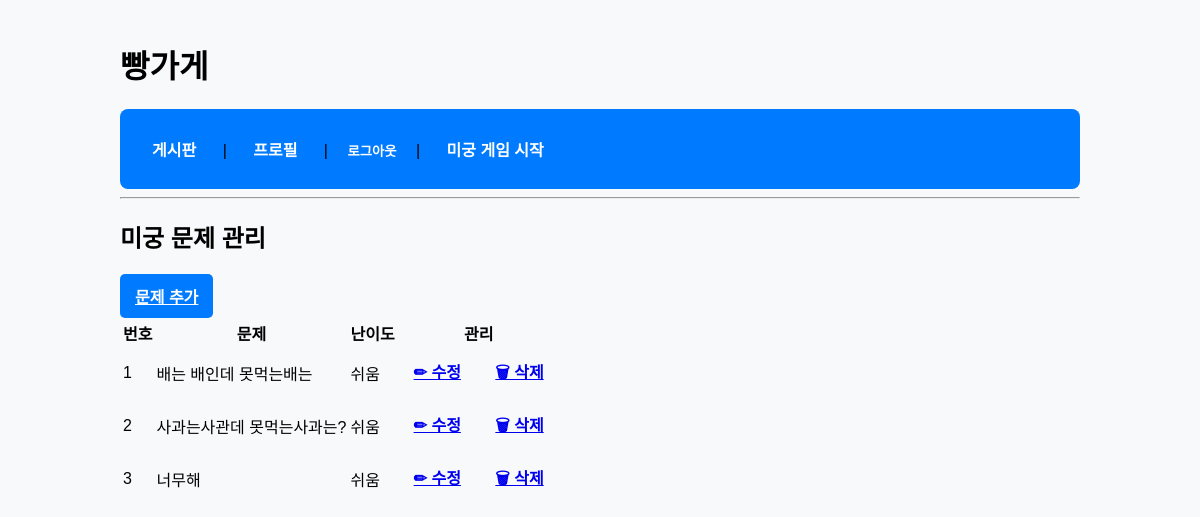
/maze/questions/manage/ (signed in), run on an earlier commit of the app's database.
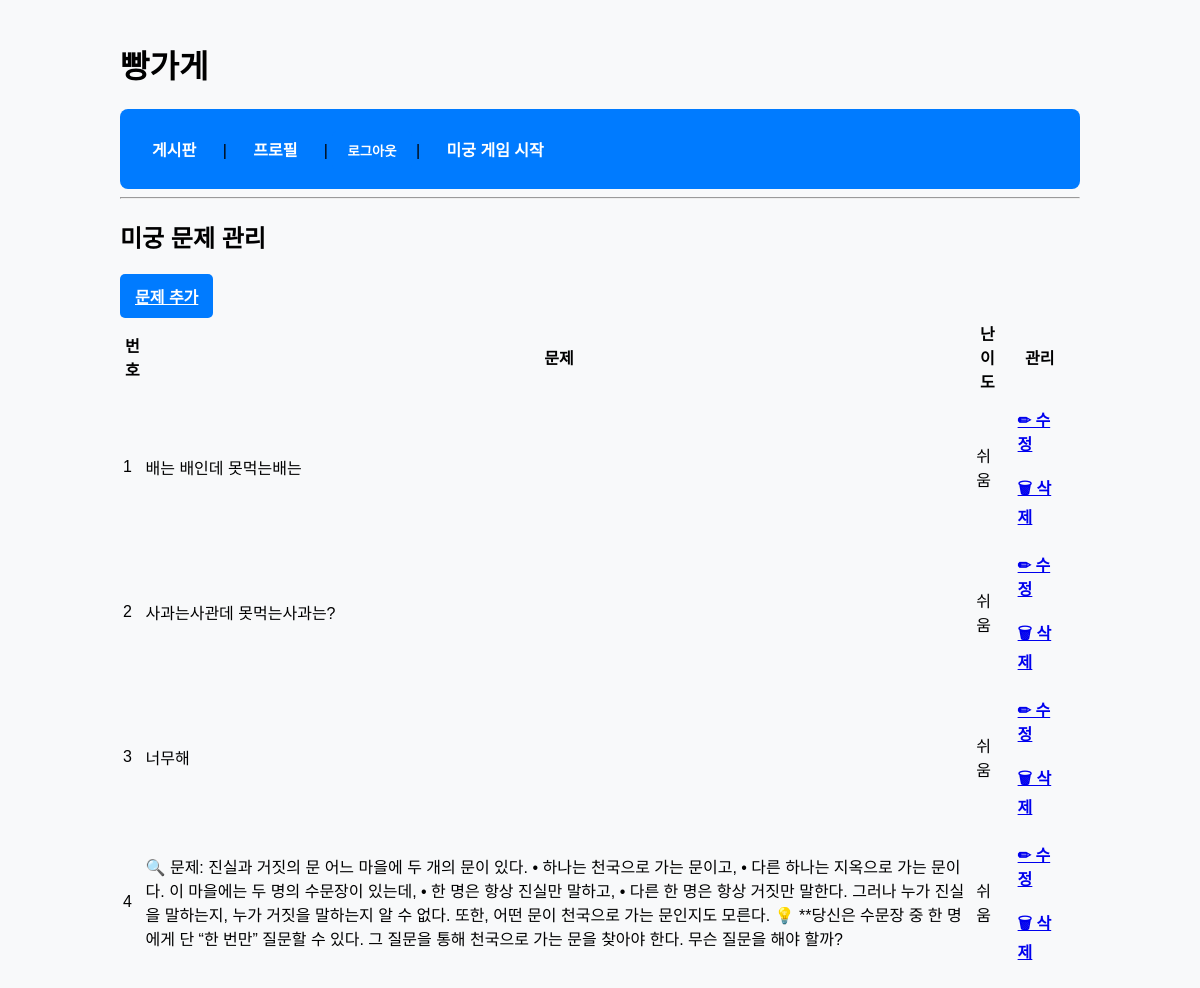
And on a later commit of the database.
### maze/models.py (models this page shows, shortened)
class MazeQuestion(models.Model):
    DIFFICULTY_CHOICES = [
        ("easy", "쉬움"),
        ("normal", "보통"),
        ("hard", "어려움"),
    ]
    question_text = HTMLField()  # 문제 내용
    answer = models.CharField(max_length=100)  # 정답
    accepted_answers = models.TextField(
        "허용 정답 (쉼표로 구분)",
        blank=True,
        help_text="여러 정답이 허용될 경우,"
    )
    hint = models.TextField(blank=True, null=True)  # 힌트
    image = models.ImageField(upload_to='maze_images/', blank=True, null=True) #이미지 추가
    order = models.IntegerField()  # 문제 순서
    class Meta:
        constraints = [
            models.UniqueConstraint(fields=['order','level'], name='unique_maze_question_order')
        ]
    level = models.CharField(max_length=6, choices=DIFFICULTY_CHOICES, default="easy") #난이도추가
    time_limit = models.PositiveIntegerField(default=60) # 제한 시간 (초 단위) (양수 설정)
    score_value = models.PositiveIntegerField(default=10) # 기본 점수 (맞힐 경우)
    hint_available = models.BooleanField(default=True) #힌트 사용 가능 여부
    story_text = models.TextField(blank=True, null=True) #문제를 풀기 전 상황 설명
    next_question = models.ForeignKey("self", null=True, blank=True, on_delete=models.SET_NULL, related_name="next_step") # 다음 문제 연결

### maze/views.py (the view)
# urls.py: path('questions/manage/', views.manage_maze_questions, name='manage_maze_questions'), # 문제 관리 페이지
@login_required
def manage_maze_questions(request):
    questions = MazeQuestion.objects.order_by('order')
    return render(request, 'maze/manage_questions.html', {'questions': questions})

### maze/templates/maze/manage_questions.html (shortened to what this page needs)
{% extends "base.html" %}
{% block content %}
<h2 class="text-center">미궁 문제 관리</h2>
<a href="{% url 'add_maze_question' %}" class="btn btn-primary d-block mx-auto mb-3"> 문제 추가</a>
<table class="table table-striped text-center">
    <thead>
        <tr>
            <th class="text-center">번호</th>
            <th>문제</th>
            <th>난이도</th>
            <th>관리</th>
        </tr>
    </thead>
    <tbody>
        {% for question in questions %}
        <tr>
            <td class="text-center">{{ question.order }}</td>
            <td class="question-text">{{ question.question_text }}</td>
            <td>{{ question.get_level_display }}</td>
            <td>
                <a href="{% url 'edit_maze_question' question.id %}" class="btn btn-warning btn-sm mx-1">✏ 수정</a>
                <a href="{% url 'delete_maze_question' question.id %}" class="btn btn-danger btn-sm mx-1">🗑 삭제</a>
            </td>
        </tr>
        {% empty %}
        <tr>
            <td colspan="4" class="text-muted text-center no-questions">등록된 문제가 없습니다.</td>
        </tr>
        {% endfor %}
    </tbody>
</table>
{% endblock %}

What changed in the data, as far as the page shows it:
added MazeQuestion: order "4", question_text "🔍 문제: 진실과 거짓의 문 어느 마을에 두 개의 문이 있다. • 하나는 천국으로 가는 문이고, • 다른 하나는 지옥으로 가는 문이다. 이 마을에는 두 명의 수문장이 있는데, • 한 명은 항상 진실만 말하고, • 다른 한 명은 항상 거짓만 말한다. 그러나 누가 진실을 말하는지, 누가 거짓을 말하는지 알 수 없다. 또한, 어떤 문이 천국으로 가는 문인지도 모른다. 💡 **당신은 수문장 중 한 명에게 단 “한 번만” 질문할 수 있다. 그 질문을 통해 천국으로 가는 문을 찾아야 한다. 무슨 질문을 해야 할까?", level "쉬움"
